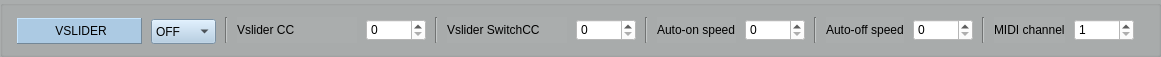
     <widget class="QGroupBox" name="formGroupBox_2">
      <property name="geometry">
       <rect>
        <x>10</x>
        <y>520</y>
        <width>1161</width>
        <height>41</height>
       </rect>
      </property>
      <property name="styleSheet">
       <string notr="true">background-color: rgb(170, 173, 173);</string>
      </property>
      <layout class="QHBoxLayout" name="horizontalLayout_2">
       <item>
        <widget class="QLabel" name="label_DAELECTRONICS_7">
         <property name="sizePolicy">
          <sizepolicy hsizetype="Fixed" vsizetype="Minimum">
           <horstretch>0</horstretch>
           <verstretch>0</verstretch>
          </sizepolicy>
         </property>
         <property name="minimumSize">
          <size>
           <width>114</width>
           <height>26</height>
          </size>
         </property>
         <property name="maximumSize">
          <size>
           <width>125</width>
           <height>24</height>
          </size>
         </property>
         <property name="styleSheet">
          <string notr="true">background-color: rgb(172, 202, 227);</string>
         </property>
         <property name="frameShape">
          <enum>QFrame::Panel</enum>
         </property>
         <property name="frameShadow">
          <enum>QFrame::Raised</enum>
         </property>
         <property name="text">
          <string>&lt;html&gt;&lt;head/&gt;&lt;body&gt;&lt;p align=&quot;center&quot;&gt;VSLIDER&lt;/p&gt;&lt;/body&gt;&lt;/html&gt;</string>
         </property>
        </widget>
       </item>
       <item>
        <widget class="QComboBox" name="onoffVslider">
         <property name="minimumSize">
          <size>
           <width>0</width>
           <height>25</height>
          </size>
         </property>
         <property name="maximumSize">
          <size>
           <width>65</width>
           <height>22</height>
          </size>
         </property>
         <property name="styleSheet">
          <string notr="true">background-color: rgb(172, 202, 227);</string>
         </property>
         <item>
          <property name="text">
           <string>OFF</string>
          </property>
         </item>
         <item>
          <property name="text">
           <string>ON</string>
          </property>
         </item>
        </widget>
       </item>
       <item>
        <widget class="Line" name="line_26">
         <property name="orientation">
          <enum>Qt::Vertical</enum>
         </property>
        </widget>
       </item>
       <item>
        <widget class="QLabel" name="label_VSLIDERCC_3">
         <property name="sizePolicy">
          <sizepolicy hsizetype="Fixed" vsizetype="Preferred">
           <horstretch>0</horstretch>
           <verstretch>0</verstretch>
          </sizepolicy>
         </property>
         <property name="maximumSize">
          <size>
           <width>120</width>
           <height>40</height>
          </size>
         </property>
         <property name="text">
          <string>Vslider CC</string>
         </property>
        </widget>
       </item>
       <item>
        <widget class="QSpinBox" name="spinBox_VSLID_EXPPED_3">
         <property name="sizePolicy">
          <sizepolicy hsizetype="Fixed" vsizetype="Fixed">
           <horstretch>0</horstretch>
           <verstretch>0</verstretch>
          </sizepolicy>
         </property>
         <property name="maximumSize">
          <size>
           <width>60</width>
           <height>16777215</height>
          </size>
         </property>
         <property name="styleSheet">
          <string notr="true">background-color: rgb(255, 255, 255);</string>
         </property>
         <property name="maximum">
          <number>127</number>
         </property>
        </widget>
       </item>
       <item>
        <widget class="Line" name="line_28">
         <property name="orientation">
          <enum>Qt::Vertical</enum>
         </property>
        </widget>
       </item>
       <item>
        <widget class="QLabel" name="label_VSLIDERSWCC_3">
         <property name="sizePolicy">
          <sizepolicy hsizetype="Fixed" vsizetype="Preferred">
           <horstretch>0</horstretch>
           <verstretch>0</verstretch>
          </sizepolicy>
         </property>
         <property name="maximumSize">
          <size>
           <width>120</width>
           <height>16777215</height>
          </size>
         </property>
         <property name="text">
          <string>Vslider SwitchCC</string>
         </property>
        </widget>
       </item>
       <item>
        <widget class="QSpinBox" name="spinBox_VSLIDSWITCH_3">
         <property name="sizePolicy">
          <sizepolicy hsizetype="Fixed" vsizetype="Fixed">
           <horstretch>0</horstretch>
           <verstretch>0</verstretch>
          </sizepolicy>
         </property>
         <property name="maximumSize">
          <size>
           <width>60</width>
           <height>16777215</height>
          </size>
         </property>
         <property name="styleSheet">
          <string notr="true">background-color: rgb(255, 255, 255);</string>
         </property>
         <property name="maximum">
          <number>127</number>
         </property>
        </widget>
       </item>
       <item>
        <widget class="Line" name="line_27">
         <property name="orientation">
          <enum>Qt::Vertical</enum>
         </property>
        </widget>
       </item>
       <item>
        <widget class="QLabel" name="label_VSLIDERSPEEDOFF_3">
         <property name="sizePolicy">
          <sizepolicy hsizetype="Fixed" vsizetype="Preferred">
           <horstretch>0</horstretch>
           <verstretch>0</verstretch>
          </sizepolicy>
         </property>
         <property name="maximumSize">
          <size>
           <width>16777215</width>
           <height>40</height>
          </size>
         </property>
         <property name="text">
          <string>Auto-on speed</string>
         </property>
        </widget>
       </item>
       <item>
        <widget class="QSpinBox" name="spinBox_VSLIDAUTOON_3">
         <property name="sizePolicy">
          <sizepolicy hsizetype="Fixed" vsizetype="Fixed">
           <horstretch>0</horstretch>
           <verstretch>0</verstretch>
          </sizepolicy>
         </property>
         <property name="maximumSize">
          <size>
           <width>60</width>
           <height>16777215</height>
          </size>
         </property>
         <property name="styleSheet">
          <string notr="true">background-color: rgb(255, 255, 255);</string>
         </property>
         <property name="maximum">
          <number>255</number>
         </property>
        </widget>
       </item>
       <item>
        <widget class="Line" name="line_64">
         <property name="orientation">
          <enum>Qt::Vertical</enum>
         </property>
        </widget>
       </item>
       <item>
        <widget class="QLabel" name="label_VSLIDERSPEEDON_3">
         <property name="sizePolicy">
          <sizepolicy hsizetype="Fixed" vsizetype="Preferred">
           <horstretch>0</horstretch>
           <verstretch>0</verstretch>
          </sizepolicy>
         </property>
         <property name="maximumSize">
          <size>
           <width>16777215</width>
           <height>40</height>
          </size>
         </property>
         <property name="text">
          <string>Auto-off speed</string>
         </property>
        </widget>
       </item>
       <item>
        <widget class="QSpinBox" name="spinBox_VSLIDAUTOFF_3">
         <property name="sizePolicy">
          <sizepolicy hsizetype="Fixed" vsizetype="Fixed">
           <horstretch>0</horstretch>
           <verstretch>0</verstretch>
          </sizepolicy>
         </property>
         <property name="maximumSize">
          <size>
           <width>60</width>
           <height>16777215</height>
          </size>
         </property>
         <property name="styleSheet">
          <string notr="true">background-color: rgb(255, 255, 255);</string>
         </property>
         <property name="maximum">
          <number>255</number>
         </property>
        </widget>
       </item>
       <item>
        <widget class="Line" name="line_65">
         <property name="orientation">
          <enum>Qt::Vertical</enum>
         </property>
        </widget>
       </item>
       <item>
        <widget class="QLabel" name="label_VSLIDERMIDICH_3">
         <property name="sizePolicy">
          <sizepolicy hsizetype="Fixed" vsizetype="Preferred">
           <horstretch>0</horstretch>
           <verstretch>0</verstretch>
          </sizepolicy>
         </property>
         <property name="maximumSize">
          <size>
           <width>16777215</width>
           <height>40</height>
          </size>
         </property>
         <property name="text">
          <string>MIDI channel</string>
         </property>
        </widget>
       </item>
       <item>
        <widget class="QSpinBox" name="spinBox_VSLIDMIDCH_3">
         <property name="sizePolicy">
          <sizepolicy hsizetype="Fixed" vsizetype="Fixed">
           <horstretch>0</horstretch>
           <verstretch>0</verstretch>
          </sizepolicy>
         </property>
         <property name="maximumSize">
          <size>
           <width>60</width>
           <height>16777215</height>
          </size>
         </property>
         <property name="styleSheet">
          <string notr="true">background-color: rgb(255, 255, 255);</string>
         </property>
         <property name="minimum">
          <number>1</number>
         </property>
         <property name="maximum">
          <number>16</number>
         </property>
        </widget>
       </item>
      </layout>
     </widget>
